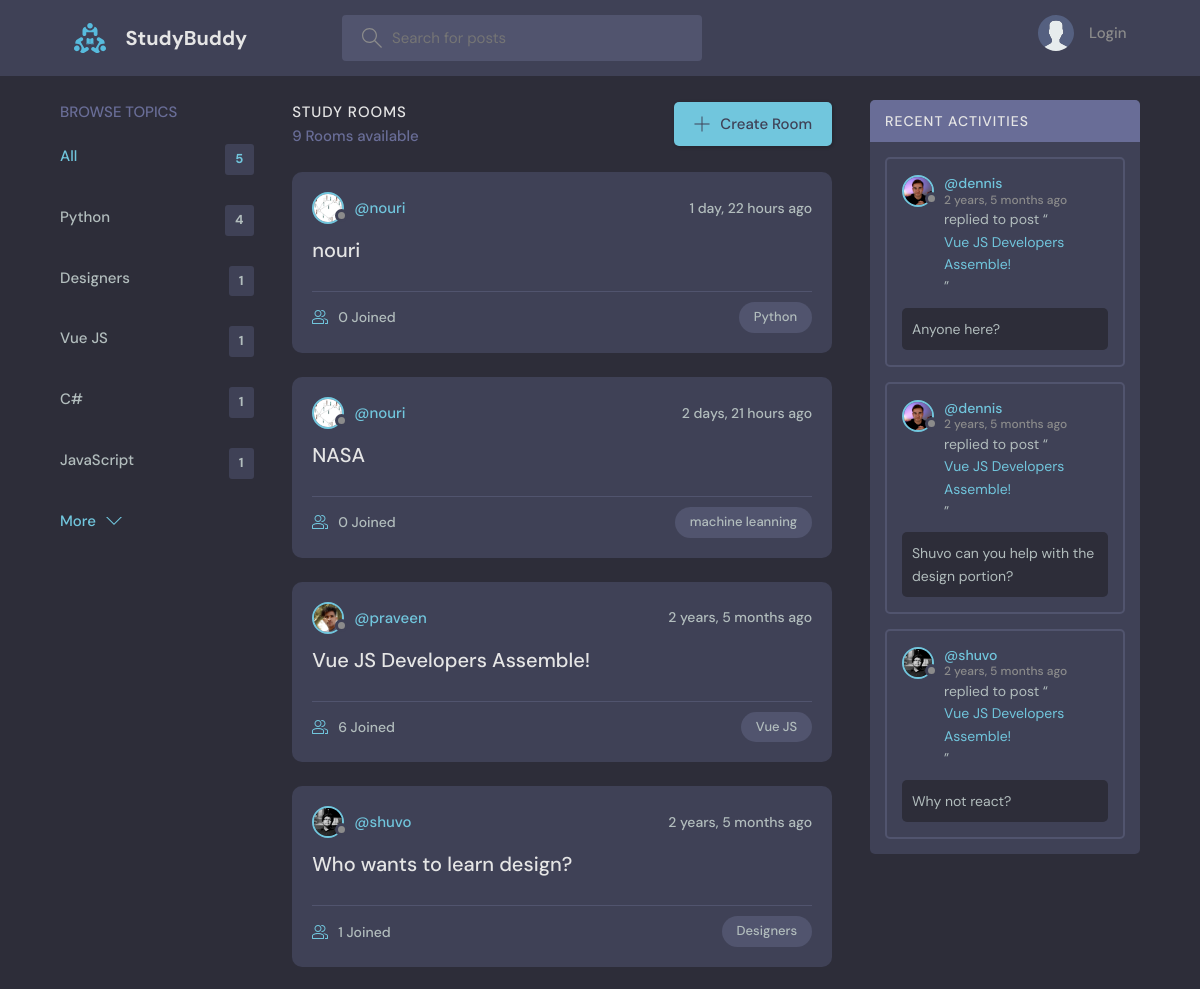
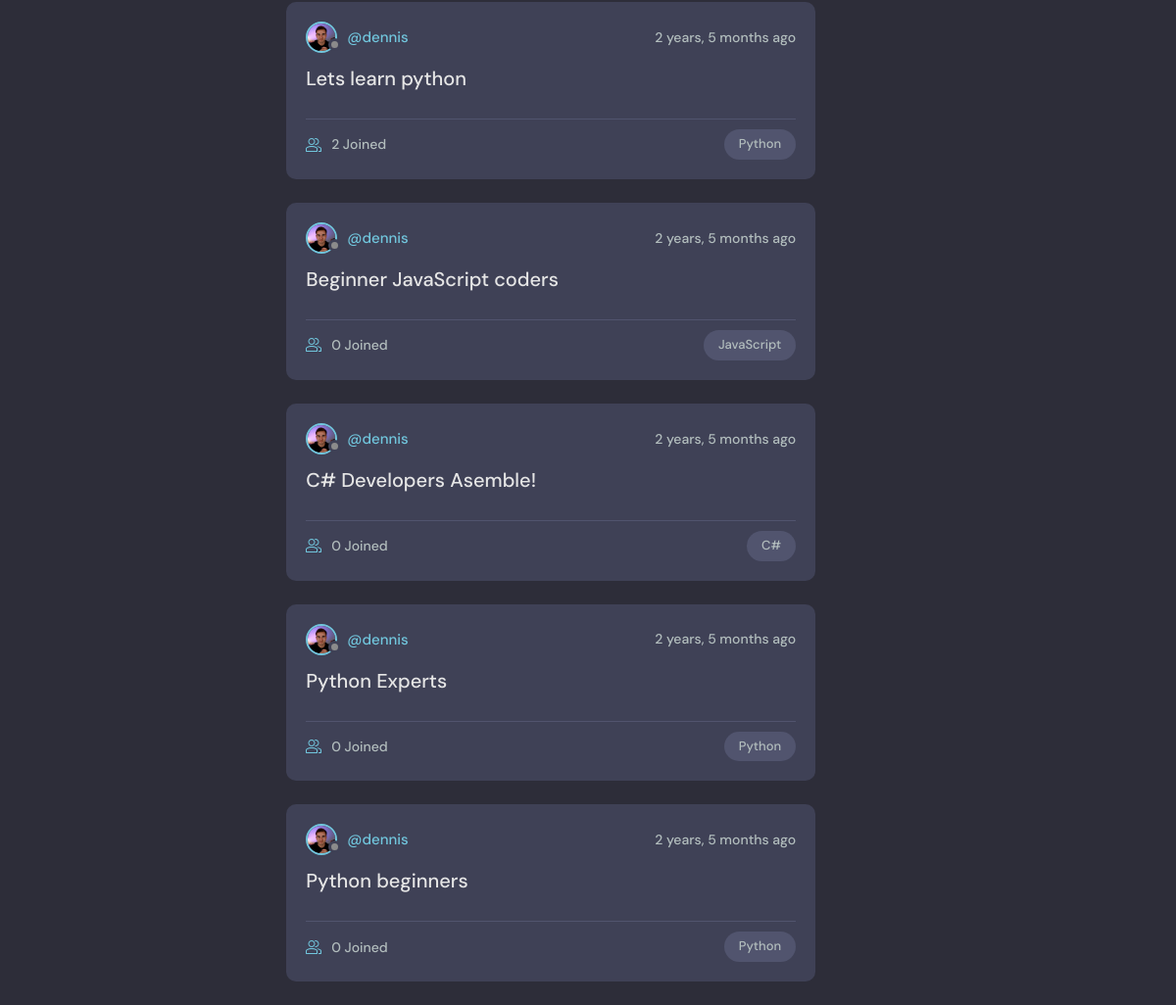
The page / on the database its author committed (2 pictures, top to bottom).
### base/models.py (models this page shows, shortened)
class Topic(models.Model):
    name = models.CharField(max_length=200)

class Room(models.Model):
    host = models.ForeignKey(User, on_delete=models.SET_NULL, null=True)
    topic = models.ForeignKey(Topic, on_delete=models.SET_NULL, null=True)
    name = models.CharField(max_length=200)
    description = models.TextField(null=True, blank=True)
    participants = models.ManyToManyField(
        User, related_name='participants', blank=True)
    updated = models.DateTimeField(auto_now=True)
    created = models.DateTimeField(auto_now_add=True)
    class Meta:
        ordering = ['-updated', '-created']
    def __str__(self):
        return self.name

class User(AbstractUser):
    username = models.EmailField(unique=True, null=True)
    name = models.CharField(max_length=200, null=True)
    bio = models.TextField(null=True)
    avatar = models.ImageField(null=True, default="avatar.svg")
    USERNAME_FIELD = 'username'
    REQUIRED_FIELDS = []

class Message(models.Model):
    user = models.ForeignKey(User, on_delete=models.CASCADE)
    room = models.ForeignKey(Room, on_delete=models.CASCADE)
    body = models.TextField()
    updated = models.DateTimeField(auto_now=True)
    created = models.DateTimeField(auto_now_add=True)
    class Meta:
        ordering = ['-updated', '-created']

### base/views.py (the view)
# urls.py: path('', views.home, name="home"),
def home(request):
    q = request.GET.get('q') if request.GET.get('q') != None else ''
    rooms = Room.objects.filter(
        Q(topic__name__icontains=q) |
        Q(name__icontains=q) |
        Q(description__icontains=q)
    )
    topics = Topic.objects.all()[0:5]
    room_count = rooms.count()
    room_messages = Message.objects.filter(
        Q(room__topic__name__icontains=q))[0:3]
    context = {'rooms': rooms, 'topics': topics,
               'room_count': room_count, 'room_messages': room_messages}
    return render(request, 'base/home.html', context)

### base/templates/base/home.html (shortened to what this page needs)
{% extends 'main.html' %}
{% block content %}
<main class="layout layout--3">
  <div class="container">
    {% include 'base/topics_component.html' %}
    <div class="roomList">
      <div class="roomList__header">
        <div>
          <h2>Study Rooms</h2>
          <p>{{room_count}} Rooms available</p>
        </div>
        <a class="btn btn--main" href="{% url 'create-room' %}">
          <svg version="1.1" xmlns="http://www.w3.org/2000/svg" width="32" height="32" viewBox="0 0 32 32">
            <title>add</title>
            <path
              d="M16.943 0.943h-1.885v14.115h-14.115v1.885h14.115v14.115h1.885v-14.115h14.115v-1.885h-14.115v-14.115z">
            </path>
          </svg>
          Create Room
        </a>
      </div>
      {% include 'base/feed_component.html' %}
    </div>
    {% include 'base/activity_component.html' %}
  </div>
</main>
{% endblock %}

### base/templates/base/topics_component.html
<div class="topics">
    <div class="topics__header">
        <h2>Browse Topics</h2>
    </div>
    <ul class="topics__list">
        <li>
            <a href="{% url 'home' %}" class="active">All <span>{{topics.count}}</span></a>
        </li>
        {% for topic in topics %}
        <li>
            <a href="{% url 'home' %}?q={{topic.name}}">{{topic.name}}<span>{{topic.room_set.all.count}}</span></a>
        </li>
        {% endfor %}
    </ul>
    <a class="btn btn--link" href="{% url 'topics' %}">
        More
        <svg version="1.1" xmlns="http://www.w3.org/2000/svg" width="32" height="32" viewBox="0 0 32 32">
            <title>chevron-down</title>
            <path d="M16 21l-13-13h-3l16 16 16-16h-3l-13 13z"></path>
        </svg>
    </a>
</div>

### base/templates/base/feed_component.html (shortened to what this page needs)
{% for room in rooms %}
<div class="roomListRoom">
    <div class="roomListRoom__header">
        <a href="{% url 'user-profile' room.host.id %}" class="roomListRoom__author">
            <div class="avatar avatar--small">
                <img src="{{room.host.avatar.url}}" />
            </div>
            <span>@{{room.host.username}}</span>
        </a>
        <div class="roomListRoom__actions">
            <span>{{room.created|timesince}} ago</span>
        </div>
    </div>
    <div class="roomListRoom__content">
        <a href="{% url 'room' room.id %}">{{room.name}}</a>
    </div>
    <div class="roomListRoom__meta">
        <a href="{% url 'room' room.id %}" class="roomListRoom__joined">
            {{room.participants.all.count}} Joined
        </a>
        <p class="roomListRoom__topic">{{room.topic.name}}</p>
    </div>
</div>
{% endfor %}

### base/templates/base/activity_component.html (shortened to what this page needs)
<div class="activities">
    <div class="activities__header">
        <h2>Recent Activities</h2>
    </div>
    {% for message in room_messages %}
    <div class="activities__box">
        <div class="activities__boxHeader roomListRoom__header">
            <a href="{% url 'user-profile' message.user.id %}" class="roomListRoom__author">
                <div class="avatar avatar--small">
                    <img src="{{message.user.avatar.url}}" />
                </div>
                <p>
                    @{{message.user.username}}
                    <span>{{message.created|timesince}} ago</span>
                </p>
            </a>
        </div>
        <div class="activities__boxContent">
            <p>replied to post “<a href="{% url 'room' message.room.id %}">{{message.room}}</a>”</p>
            <div class="activities__boxRoomContent">{{message.body}}</div>
        </div>
    </div>
    {% endfor %}
</div>

### rows shown on the page
Topic: name "Python", room_set.all.count "4"
Topic: name "Designers", room_set.all.count "1"
Topic: name "Vue JS", room_set.all.count "1"
Topic: name "C#", room_set.all.count "1"
Topic: name "JavaScript", room_set.all.count "1"
Room: host.avatar (picture), host.username "nouri", created "1 day, 22 hours", name "nouri", participants.all.count "0", topic.name "Python"
Room: host.avatar (picture), host.username "nouri", created "2 days, 21 hours", name "NASA", participants.all.count "0", topic.name "machine leanning"
Room: host.avatar (picture), host.username "praveen", created "2 years, 5 months", name "Vue JS Developers Assemble!", participants.all.count "6", topic.name "Vue JS"
Room: host.avatar (picture), host.username "shuvo", created "2 years, 5 months", name "Who wants to learn design?", participants.all.count "1", topic.name "Designers"
Room: host.avatar (picture), host.username "dennis", created "2 years, 5 months", name "Lets learn python", participants.all.count "2", topic.name "Python"
Room: host.avatar (picture), host.username "dennis", created "2 years, 5 months", name "Beginner JavaScript coders", participants.all.count "0", topic.name "JavaScript"
Room: host.avatar (picture), host.username "dennis", created "2 years, 5 months", name "C# Developers Asemble!", participants.all.count "0", topic.name "C#"
Room: host.avatar (picture), host.username "dennis", created "2 years, 5 months", name "Python Experts", participants.all.count "0", topic.name "Python"
Room: host.avatar (picture), host.username "dennis", created "2 years, 5 months", name "Python beginners", participants.all.count "0", topic.name "Python"
Message: user.avatar (picture), user.username "dennis", created "2 years, 5 months", room "Vue JS Developers Assemble!", body "Anyone here?"
Message: user.avatar (picture), user.username "dennis", created "2 years, 5 months", room "Vue JS Developers Assemble!", body "Shuvo can you help with the design portion?"
Message: user.avatar (picture), user.username "shuvo", created "2 years, 5 months", room "Vue JS Developers Assemble!", body "Why not react?"

### other values the page prints
{{ topics.count }} "5"
{{ room_count }} "9"
